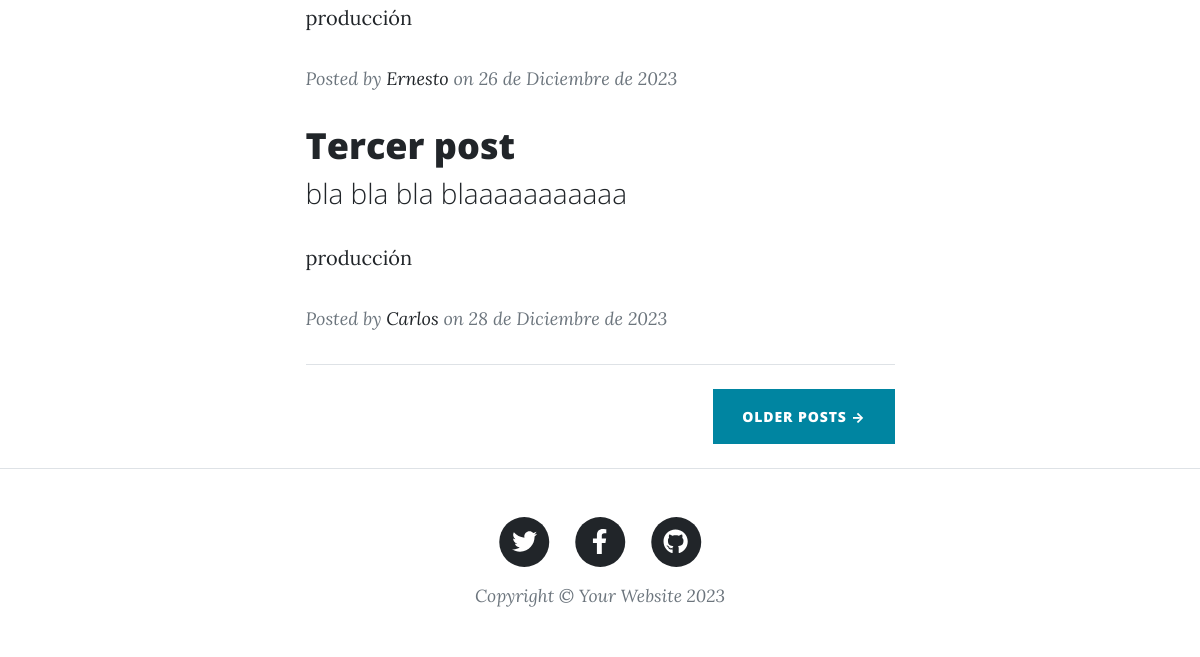
The page /produccion (lower part) on the database as committed earlier.
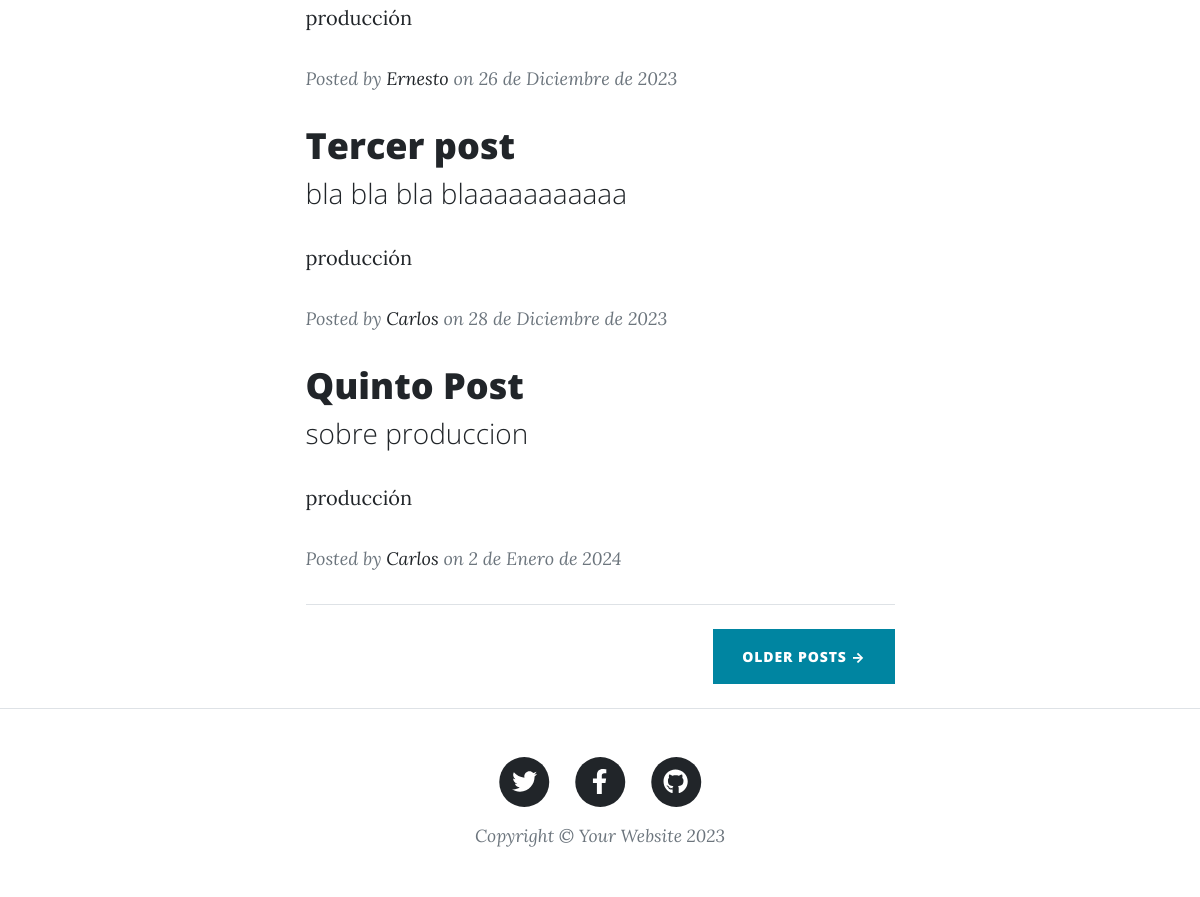
The same page on the database as committed later.
### blog/models.py (models this page shows, shortened)
class Post(models.Model):
    titulo = models.CharField('Titulo', max_length = 90, null = False, blank = False)
    slug = models.SlugField('Slug', unique = True, null = True, blank = True)
    descripcion = models.CharField('Descripción', max_length = 110, null = False, blank = False)
    contenido = RichTextField('Contenido', null = False, blank = False)
    imagen = models.URLField('Imagen', null = False, blank = False)
    autor = models.ForeignKey(Autor, on_delete = models.CASCADE)
    categoria = models.ForeignKey(Categoria, on_delete = models.CASCADE)
    estado = models.BooleanField('Publicado/No publicado', default = True)
    fecha_creacion = models.DateField('Feacha de creación', auto_now = False, auto_now_add = True)
    class Meta:
        verbose_name = 'Post'
        verbose_name_plural = 'Posts'

class Categoria(models.Model):
    nombre = models.CharField('Nombre de la Categoría', max_length = 100, null = True, blank = False)
    estado = models.BooleanField('Activada/No activada', default = True)
    fecha_creacion = models.DateField('Fecha de creación', auto_now = False, auto_now_add = True)
    class Meta:
        verbose_name = 'Categoría'
        verbose_name_plural = 'Categorias'
    def __str__(self):
        return self.nombre

class Autor(models.Model):
    nombres = models.CharField('Nombres de autor', max_length = 250, null = False, blank = False)
    apellidos = models.CharField('Apellidos de autor', max_length = 250, null = False, blank = False)
    linkedin = models.URLField('LinkedIn', null = True, blank = True)
    facebook = models.URLField('Facebook', null = True, blank = True)
    instagram = models.URLField('Instagram', null = True, blank = True)
    twitter = models.URLField('x', null = True, blank = True)
    email = models.EmailField('Email', null = False, blank = False)
    estado = models.BooleanField('Activo/Desactivado', default = True)
    fecha_creacion = models.DateField('Fecha de creación', auto_now = False, auto_now_add = True)
    class Meta:
        verbose_name = 'Autor'
        verbose_name_plural = 'Autores'
    def __str__(self):
        return self.nombres

### blog/views.py (the view)
# urls.py: path('produccion', ProduccionView.as_view(), name='produccion'),
class ProduccionView(ListView):
    model = Post
    template_name = 'perforacion.html'
    context_object_name = 'posts_aprobados'
    def get_queryset(self):
        categoria_ = Categoria.objects.get(nombre='producción')
        posts_produccion = Post.objects.filter(estado = True, categoria = categoria_)
        return posts_produccion

### blog/templates/perforacion.html (shortened to what this page needs)
{% extends 'index.html' %}

### blog/templates/index.html (shortened to what this page needs)
<!DOCTYPE html>
<html lang="es">
    <head>
        <link href="/static/css/styles.css" rel="stylesheet" />
    </head>
    <body>
        <div class="container px-4 px-lg-5">
            <div class="row gx-4 gx-lg-5 justify-content-center">
                <div class="col-md-10 col-lg-8 col-xl-7">
                    {% if posts_aprobados %}
                    {% for post in posts_aprobados %}
                    <div class="post-preview">
                        <a href="{% url 'post-detail' post.categoria post.slug %}">
                            <h2 class="post-title">{{post.titulo}}</h2>
                            <h3 class="post-subtitle">{{post.descripcion}}</h3>
                            <p>{{post.categoria}}</p>
                        </a>
                        <p class="post-meta">
                            Posted by
                            <a href="#!">{{post.autor}}</a>
                            on {{post.fecha_creacion}}
                        </p>
                    </div>
                    {% endfor %}
                    {% else %}
                    <h3>No hay posts</h3>
                    {% endif%}
                    <hr class="my-4" />
                    <div class="d-flex justify-content-end mb-4"><a class="btn btn-primary text-uppercase" href="#!">Older Posts →</a></div>
                </div>
            </div>
        </div>
        <footer class="border-top">
            <div class="container px-4 px-lg-5">
                <div class="row gx-4 gx-lg-5 justify-content-center">
                    <div class="col-md-10 col-lg-8 col-xl-7">
                        <ul class="list-inline text-center">
                            <li class="list-inline-item">
                                <a href="#!">
                                    <span class="fa-stack fa-lg">
                                        <i class="fas fa-circle fa-stack-2x"></i>
                                        <i class="fab fa-twitter fa-stack-1x fa-inverse"></i>
                                    </span>
                                </a>
                            </li>
                            <li class="list-inline-item">
                                <a href="#!">
                                    <span class="fa-stack fa-lg">
                                        <i class="fas fa-circle fa-stack-2x"></i>
                                        <i class="fab fa-facebook-f fa-stack-1x fa-inverse"></i>
                                    </span>
                                </a>
                            </li>
                            <li class="list-inline-item">
                                <a href="#!">
                                    <span class="fa-stack fa-lg">
                                        <i class="fas fa-circle fa-stack-2x"></i>
                                        <i class="fab fa-github fa-stack-1x fa-inverse"></i>
                                    </span>
                                </a>
                            </li>
                        </ul>
                        <div class="small text-center text-muted fst-italic">Copyright &copy; Your Website 2023</div>
                    </div>
                </div>
            </div>
        </footer>
    </body>
</html>

Rows that differ between the two databases and show on the page:
added Post: titulo "Quinto Post", descripcion "sobre produccion", categoria "producción", autor "Carlos", fecha_creacion "2 de Enero de 2024"
